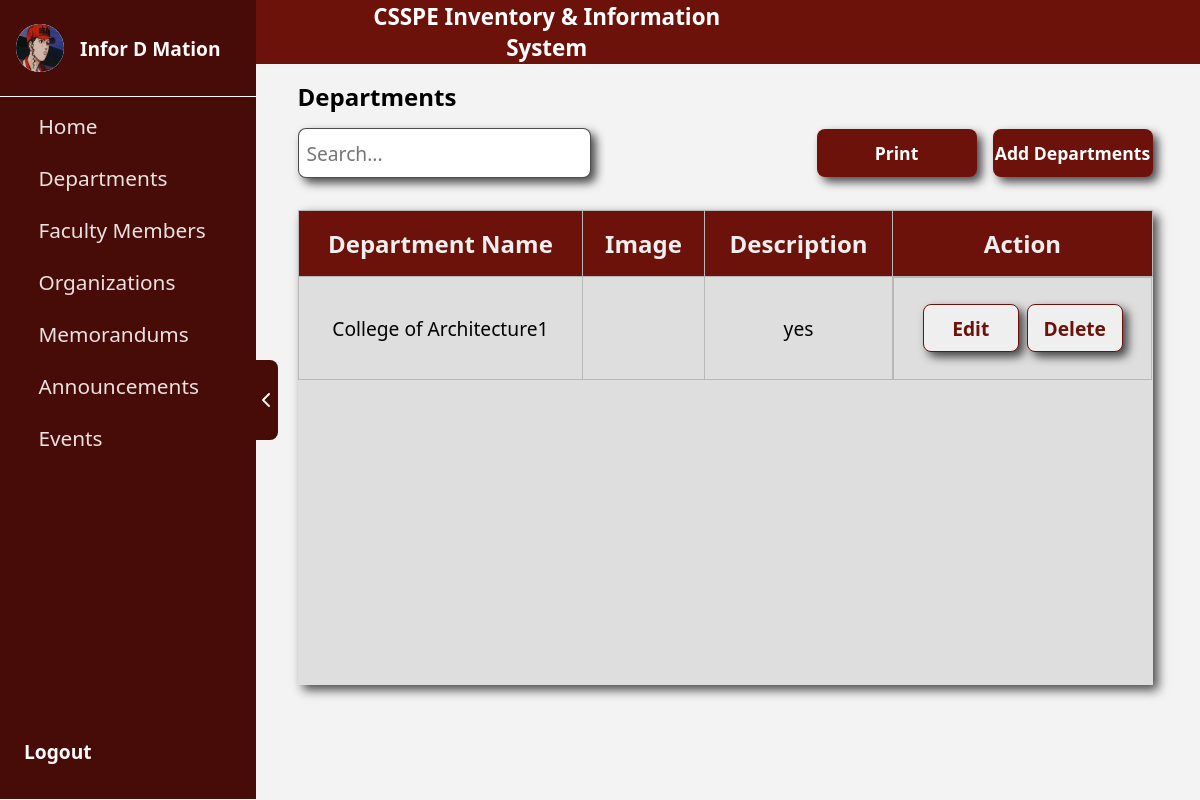
The page /informationAdmin/ (signed in) on the database its author committed.
### tables this page shows
CREATE TABLE `users` (
  `id` int(11) NOT NULL,
  `first_name` varchar(100) NOT NULL,
  `last_name` varchar(100) NOT NULL,
  `middle_name` varchar(100) DEFAULT NULL,
  `email` varchar(255) NOT NULL,
  `address` text NOT NULL,
  `contact_no` varchar(15) NOT NULL,
  `rank` enum('Instructor','Assistant Professor','Associate Professor','Professor') NOT NULL,
  `password` varchar(255) NOT NULL,
  `created_at` timestamp NOT NULL DEFAULT current_timestamp(),
  `role` varchar(50) NOT NULL DEFAULT 'Instructor',
  `image` varchar(255) DEFAULT NULL,
  `department` varchar(255) NOT NULL
);

CREATE TABLE `departments` (
  `id` int(11) NOT NULL,
  `department_name` varchar(255) NOT NULL,
  `description` text NOT NULL,
  `image` varchar(255) NOT NULL
);

### informationAdmin/index.php (the view, shortened to what this page needs)
<?php
require_once '../conn/conn.php';
$informationAdminId = $_SESSION['user_id'];
$query = "SELECT first_name, middle_name, last_name, image FROM users WHERE id = ?";
$stmt = $conn->prepare($query);
$stmt->bind_param("i", $informationAdminId);
$stmt->execute();
$result = $stmt->get_result();
if ($result->num_rows > 0) {
    $row = $result->fetch_assoc();
    $fullName = trim($row['first_name'] . ' ' . $row['middle_name'] . ' ' . $row['last_name']);
    $image = $row['image'];
} else {
    $fullName = "User Not Found";
}
$query = "SELECT * FROM departments";
$result = mysqli_query($conn, $query);
?>
<!DOCTYPE html>
<html lang="en">
<head>
    <link rel="stylesheet" href="../assets/css/program.css">
    <link rel="stylesheet" href="../assets/css/sidebar.css">
    <link href="https://cdn.jsdelivr.net/npm/sweetalert2@11/dist/sweetalert2.min.css" rel="stylesheet">
</head>
<body>
    <div class="body">
        <div class="sidebar">
            <div class="sidebarContent">
                <div class="arrowContainer" style="margin-left: 80rem;" id="toggleButton">
                    <div class="subArrowContainer">
                        <img class="hideIcon" src="../assets/img/arrow.png" alt="">
                    </div>
                </div>
            </div>
            <div class="userContainer">
                <div class="subUserContainer">
                    <div class="userPictureContainer">
                        <div class="subUserPictureContainer">
                            <img class="subUserPictureContainer"
                                src="../assets/img/<?= !empty($image) ? htmlspecialchars($image) : 'CSSPE.png' ?>"
                                alt="">
                        </div>
                    </div>
                    <div class="userPictureContainer1">
                        <p><?php echo $fullName; ?></p>
                    </div>
                </div>
                <div class="navContainer">
                    <div class="subNavContainer">
                        <a href="../homePage/">
                            <div class="buttonContainer1">
                                <div class="nameOfIconContainer">
                                    <p>Home</p>
                                </div>
                            </div>
                        </a>
                        <a href="../informationAdmin/">
                            <div class="buttonContainer1">
                                <div class="nameOfIconContainer">
                                    <p>Departments</p>
                                </div>
                            </div>
                        </a>
                        <a href="../informationAdmin/facultyMember.php">
                            <div class="buttonContainer1">
                                <div class="nameOfIconContainer">
                                    <p>Faculty Members</p>
                                </div>
                            </div>
                        </a>
                        <a href="../informationAdmin/organization.php">
                            <div class="buttonContainer1">
                                <div class="nameOfIconContainer">
                                    <p>Organizations</p>
                                </div>
                            </div>
                        </a>
                        <a href="../informationAdmin/memorandum.php">
                            <div class="buttonContainer1">
                                <div class="nameOfIconContainer">
                                    <p>Memorandums</p>
                                </div>
                            </div>
                        </a>
                        <a href="../informationAdmin/announcement.php">
                            <div class="buttonContainer1">
                                <div class="nameOfIconContainer">
                                    <p>Announcements</p>
                                </div>
                            </div>
                        </a>
                        <a href="../informationAdmin/events.php">
                            <div class="buttonContainer1">
                                <div class="nameOfIconContainer">
                                    <p>Events</p>
                                </div>
                            </div>
                        </a>
                    </div>
                </div>
                <div class="subUserContainer">
                    <a href="../logout.php">
                        <div style="margin-left: 1.5rem;" class="userPictureContainer1">
                            <p>Logout</p>
                        </div>
                    </a>
                </div>
            </div>
        </div>
        <div class="mainContainer" style="margin-left: 250px;">
            <div class="container">
                <div class="headerContainer">
                    <div class="subHeaderContainer">
                        <div class="logoContainer">
                        </div>
                        <div class="collegeNameContainer">
                            <p>CSSPE Inventory & Information System</p>
                        </div>
                    </div>
                </div>
                <div class="textContainer">
                    <p class="text">Departments</p>
                </div>
                <div class="searchContainer">
                    <input class="searchBar" id="search" type="text" placeholder="Search...">
                    <div class="printButton" style="gap: 1rem; display: flex; width: 90%;">
                        <button class="addButton size" onclick="printTable()">Print</button>
                        <button onclick="addProgram()" class="addButton size">Add Departments</button>
                    </div>
                </div>
                <div class="tableContainer" style="height:475px">
                    <table id="departmentTable">
                        <thead>
                            <tr>
                                <th>Department Name</th>
                                <th>Image</th>
                                <th>Description</th>
                                <th>Action</th>
                            </tr>
                        </thead>
                        <tbody>
                            <?php while ($row = mysqli_fetch_assoc($result)): ?>
                                <tr>
                                    <td><?php echo htmlspecialchars($row['department_name']); ?></td>
                                    <td><img class="image" src="<?php echo htmlspecialchars($row['image']); ?>" alt=""></td>
                                    <td><?php echo htmlspecialchars($row['description']); ?></td>
                                    <td class="button">
                                        <a href="#" onclick="editProgram(
                                            <?php echo $row['id']; ?>,
                                            '<?php echo addslashes($row['image']); ?>',
                                            '<?php echo addslashes($row['department_name']); ?>',
                                            '<?php echo addslashes($row['description']); ?>')">
                                            <button class="addButton1" style="width: 6rem;">Edit</button>
                                        </a>
                                        <a href="#" onclick="deleteProgram(<?php echo $row['id']; ?>)">
                                            <button class="addButton1" style="width: 6rem;">Delete</button>
                                        </a>
                                    </td>
                                </tr>
                            <?php endwhile; ?>
                        </tbody>
                    </table>
                </div>
            </div>
        </div>
    </div>
</body>
</html>

### assets/css/program.css (style rules this page uses)
* { padding: 0; margin: 0; font-family: system-ui, -apple-system, BlinkMacSystemFont, 'Segoe UI', Roboto, Oxygen, Ubuntu, Cantarell, 'Open Sans', 'Helvetica Neue', sans-serif; }
.body { background-color: rgb(243, 243, 243); display: grid; grid-template-columns: 1fr; height: 100vh; overflow: hidden; }
.mainContainer { background-color: rgb(243, 243, 243); }
.headerContainer { height: 4rem; background-color: rgb(109, 18, 10); display: flex; gap: 0.5rem; flex-direction: row; }
.subHeaderContainer { height: 100%; width: 4rem; margin-left: 1rem; display: flex; align-items: center; justify-content: center; }
.collegeNameContainer { height: 100%; display: flex; align-items: center; justify-content: center; font-size: 2rem; color: white; display: none; }
.container { height: 100%; display: flex; align-items: center; flex-direction: column; width: 100%; }
.textContainer { height: 4rem; display: flex; align-items: center; justify-content: center; font-size: min(2rem, 1.5rem); font-weight: bold; width: 100%; }
.searchContainer { display: flex; align-items: center; justify-content: center; gap: 1rem; flex-direction: column; width: 100%; }
.searchBar { height: 3rem; width: 90%; border-radius: 0.5rem; box-shadow: 5px 5px 10px rgba(0, 0, 0, 0.699); font-size: 1.2rem; border: solid rgba(0, 0, 0, 0.699) 1px; padding-left: 0.5rem; }
.addButton { width: 92%; height: 3rem; border: none; border-radius: 0.5rem; background-color: rgb(109, 18, 10); color: white; font-size: min(1.2rem, 1.1rem); font-weight: bold; cursor: pointer; transition: all 0.15s; box-shadow: 5px 5px 10px rgba(0, 0, 0, 0.699); }
.addButton1 { width: 92%; height: 3rem; border: solid rgb(109, 18, 10) 1px; border-radius: 0.5rem; color: rgb(109, 18, 10); font-size: 1.2rem; font-weight: bold; cursor: pointer; transition: all 0.15s; box-shadow: 5px 5px 10px rgba(0, 0, 0, 0.699); }
.tableContainer { margin-top: 2rem; width: 90%; overflow: auto; background-color: rgb(223, 222, 222); box-shadow: 5px 5px 10px rgba(0, 0, 0, 0.699); overflow: auto; }
.button { display: flex; flex-direction: column; gap: 0.5rem; }
.collegeNameContainer { height: 100%; display: flex; align-items: center; justify-content: center; font-size: 2rem; color: white; display: none; width: 30rem; }
.logoContainer { height: 100%; width: 4rem; display: flex; justify-content: center; align-items: center; }
.headerContainer { height: 4rem; width: 100%; padding: 0 0.5rem 0 0.5rem; }
.subHeaderContainer { display: flex; justify-content: center; align-items: center; flex-direction: row; gap: 0.5rem; }
@media only screen and (min-width: 601px) { .subHeaderContainer { width: 31rem; } }
@media only screen and (min-width: 601px) { .collegeNameContainer { display: flex; font-size: 1.4rem; font-weight: bold; } }
@media only screen and (min-width: 601px) { table { border-collapse: collapse; text-align: center; width: 100%; } }
@media only screen and (min-width: 601px) { th { background-color: rgb(109, 18, 10); color: rgb(239,239,239); font-size: 1.5rem; } }
@media only screen and (min-width: 601px) { td { font-size: 1.2rem; } }
@media only screen and (min-width: 601px) { th, td { border: solid #b8b8b8 0.1px; height: 2rem; padding: 1rem; justify-content: center; align-items: center; } }
@media only screen and (min-width: 601px) { .button { flex-direction: row; height: 4.3rem; padding: 1rem; } }
@media only screen and (min-width: 601px) { .searchContainer { flex-direction: row; justify-content: space-between; width: 90%; } }
@media only screen and (min-width: 601px) { .searchBar { width: 25rem; } }
@media only screen and (min-width: 601px) { .size { width: 10rem; } }
@media only screen and (min-width: 601px) { .tableContainer { height: 70%; } }
@media only screen and (min-width: 601px) { .textContainer { justify-content: left; } }
@media only screen and (min-width: 601px) { .text { margin-left: 5%; } }
@media only screen and (min-width: 601px) { .printButton { display: flex; justify-content: right; } }

### rows shown on the page
users: image (picture), fullName "Infor D Mation"
departments: department_name "College of Architecture1", description "yes"
